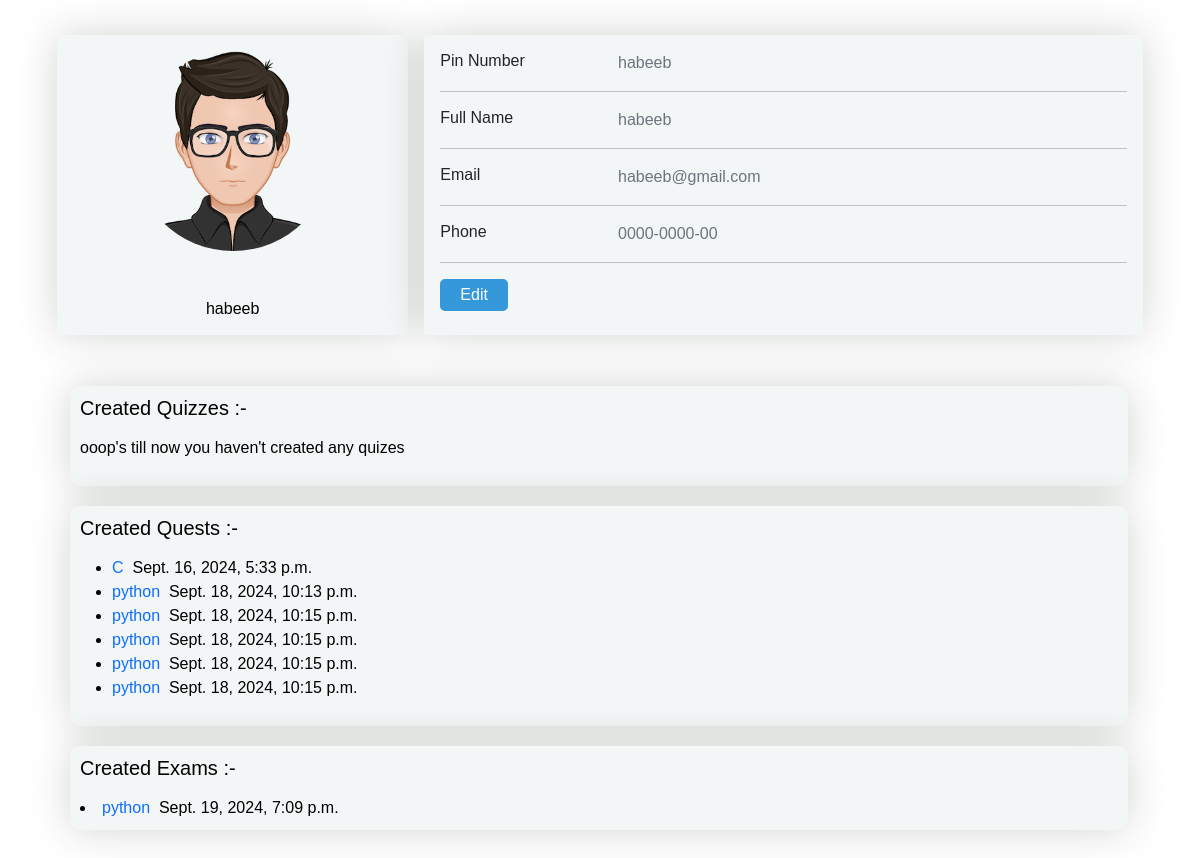
Page /Accounts/profile-view/ (signed in) on the earlier database version.
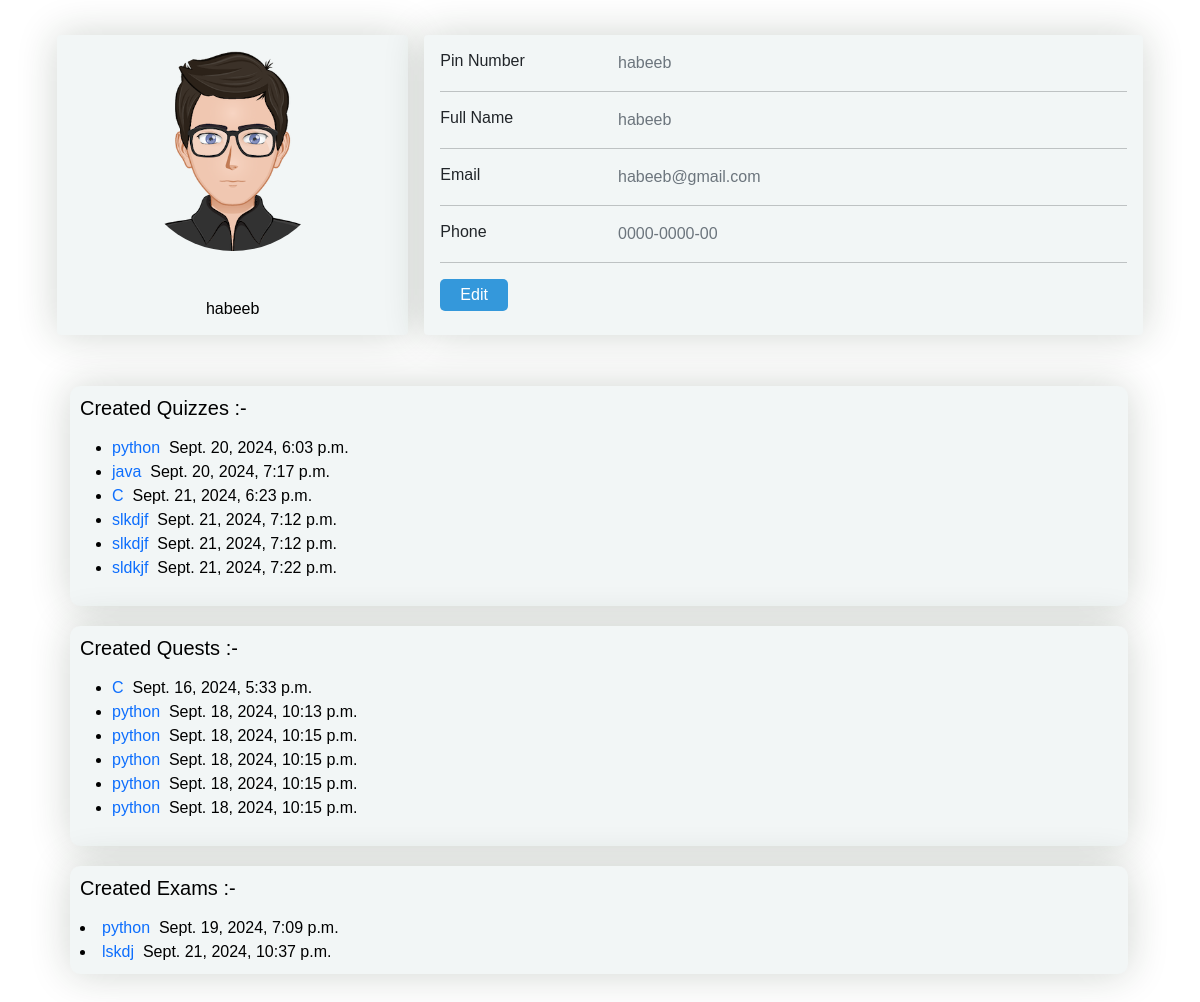
Same page on the later database version.
### Accounts/models.py (models this page shows, shortened)
class Profile(models.Model):
    pin=models.OneToOneField(User,on_delete=models.CASCADE)
    phone=models.CharField(max_length=100)
    fullname=models.CharField(max_length=100)
    image=models.ImageField(upload_to='images/',default='images/avatar7.png')
    isLecturer=models.BooleanField(default=False)

### Dailyquest/models.py (models this page shows, shortened)
class Quest(models.Model):
    host=models.ForeignKey(User,on_delete=models.CASCADE)
    subject=models.CharField(max_length=200)
    title=models.CharField(max_length=200)
    quest_id=models.IntegerField(null=True,default=0)
    created_date=models.DateTimeField(null=True,blank=True)
    start_time=models.DateTimeField(null=True,blank=True)
    end_time=models.DateTimeField(null=True,blank=True)
    shift=models.CharField(max_length=200,default="")
    semester=models.CharField(max_length=200,default="")

### Exam/models.py (models this page shows, shortened)
class Exam(models.Model):
    host=models.ForeignKey(User,on_delete=models.CASCADE)
    subject=models.CharField(max_length=200)
    title=models.CharField(max_length=200)
    exam_id=models.IntegerField(null=True,default=0)
    start_time=models.DateTimeField(null=True,blank=True)
    end_time=models.DateTimeField(null=True,blank=True)
    shift=models.CharField(max_length=200,default="")
    semester=models.CharField(max_length=200,default="")
    created_date=models.DateTimeField(null=True,blank=True)

### quiz/models.py (models this page shows, shortened)
class Quiz(models.Model):
    host=models.ForeignKey(User,on_delete=models.CASCADE)
    title=models.CharField(max_length=200)
    quiz_id=models.IntegerField(null=True,default=0)
    created_date=models.DateTimeField(null=True,blank=True)
    time_limit=models.TimeField(null=True,blank=True)

### Accounts/views.py (the view)
# urls.py: path('profile-view/',views.profile_view,name='profile-view'),
@login_required(login_url='/Accounts/login/')
def profile_view(request):
    user_profile = get_object_or_404(Profile, pin=request.user)
    quizzes=Quiz.objects.filter(host=request.user)
    quests=Quest.objects.filter(host=request.user)
    exams=Exam.objects.filter(host=request.user)
    attended_quizes=quiz.models.Responses.objects.filter(pin=request.user)
    attended_quests=Dailyquest.models.Responses.objects.filter(pin=request.user)
    attended_exams=Responses.objects.filter(pin=request.user)
    if not user_profile.image:
        user_profile.image="images/avatar7.png"
    details = { 'fullname': user_profile.fullname,'image':user_profile.image,'phone':user_profile.phone,'isLecturer':user_profile.isLecturer,'quizzes':quizzes,'quests':quests,'attended_quizes':attended_quizes,'attended_quests':attended_quests,'exams':exams,'attended_exams':attended_exams}
    return render(request, 'Accounts/profile.html', details)

### templates/Accounts/profile.html (shortened to what this page needs)
{% load custom_filters %}
<!DOCTYPE html>
<html lang="en">
<head>
  <link href="https://cdn.jsdelivr.net/npm/bootstrap@5.3.3/dist/css/bootstrap.min.css" rel="stylesheet"
>
</head>
<body>
  <div class="msgs">
  </div>
  <div class="container">
    <div class="main-body">
      <div class="row gutters-sm">
        <div class="col-md-4 mb-3">
          <div class="card">
            <div class="card-body">
              <div class="d-flex flex-column align-items-center text-center">
                <img src="/media/{{image}}" alt="Admin" class="rounded-circle" style="object-fit:fill;" width="200"
                  height="200">
                <div class="mt-5">
                  <h4 class="username">{{ user.username }}</h4>
                </div>
              </div>
            </div>
          </div>
        </div>
        <div class="col-md-8">
          <div class="card mb-3">
            <div class="card-body">
              <div class="row">
                <div class="col-sm-3">
                  <h6 class="mb-0">Pin Number</h6>
                </div>
                <div class="col-sm-9 text-secondary">
                  {{ user }}
                </div>
              </div>
              <hr>
              <div class="row">
                <div class="col-sm-3">
                  <h6 class="mb-0">Full Name</h6>
                </div>
                <div class="col-sm-9 text-secondary">
                  {{ fullname }}
                </div>
              </div>
              <hr>
              <div class="row">
                <div class="col-sm-3">
                  <h6 class="mb-0">Email</h6>
                </div>
                <div class="col-sm-9 text-secondary">
                  {{ user.email }}
                </div>
              </div>
              <hr>
              <div class="row">
                <div class="col-sm-3">
                  <h6 class="mb-0">Phone</h6>
                </div>
                <div class="col-sm-9 text-secondary">
                  {{ phone }}
                </div>
              </div>
              <hr>
              <div class="row">
                <div class="col-sm-12">
                  <a href="../profile-update"><button>Edit</button></a>
                </div>
              </div>
            </div>
          </div>
        </div>
      </div>
    </div>
  </div>
  <div class="student-area">
    {% if isLecturer %}
    <div class="quizes">
      <h5 class="mb-3">Created Quizzes :-</h5>
      {% if quizzes|length > 0 %}
      <ul>
        {% for quiz in quizzes %}
        <li>
          <a href="/quiz/{{quiz.quiz_id}}">{{quiz.title}}</a>&nbsp&nbsp<span
            class="created-date">{{quiz.created_date}}</span>
        </li>
        {% endfor %}
      </ul>
      {%else%}
      <p>ooop's till now you haven't created any quizes</p>
      {%endif%}
    </div>
    <div class="quests">
      <h5 class="mb-3">Created Quests :-</h5>
      {% if quests|length > 0%}
      <ul>
        {% for quest in quests %}
        <li>
          <a href="/Dailyquest/{{quest.quest_id}}">{{quest.title}}</a>&nbsp&nbsp<span
            class="created-date">{{quest.created_date}}</span>
        </li>
        {% endfor %}
      </ul>
      {%else%}
      <p>ooops's till now you haven't created any quests</p>
      {% endif%}
    </div>
    <div class="exams">
      <h5 class="mb-3">Created Exams :- </h5>
      {% if exams|length > 0%}
      {% for exam in exams%}
      <li>
        <a href="/Exam/{{exam.exam_id}}">{{exam.title}}</a>&nbsp&nbsp<span
          class="created-date">{{exam.created_date}}</span>
      </li>
      {%endfor%}
      {% else %}
      <p>ooops' till now you haven't created any exams</p>
      {% endif %}
    </div>
    {% endif%}
  </div>
</body>
</html>

### templates/Accounts/profile.html (style rules this page uses)
* { padding: 0; margin: 0; box-sizing: border-box; font-family: 'Gill Sans', 'Gill Sans MT', Calibri, 'Trebuchet MS', sans-serif; }
body { margin-top: 20px; color: #1a202c; text-align: left; background-color: white; }
.main-body { padding: 15px; }
.card { background-color:#f2f6f6; position: relative; display: flex; flex-direction: column; min-width: 0; word-wrap: break-word; background-clip: border-box; border: 0 solid rgba(0, 0, 0, .125); border-radius: .25rem; box-shadow: 0px 0px 40px rgb(26, 44, 26,0.2); }
button { padding: 4px 20px; border: none; border-radius: 5px; background-color: #3498db; color: white; cursor: pointer; }
.card-body { flex: 1 1 auto; min-height: 1px; padding: 1rem; height: 300px; }
.gutters-sm { margin-right: -8px; margin-left: -8px; }
.gutters-sm>.col, .gutters-sm>[class*=col-] { padding-right: 8px; padding-left: 8px; }
.mb-3, .my-3 { margin-bottom: 1rem !important; }
a { text-decoration: none; }
.student-area { align-items: center; padding: 30px; margin-left: 50px; margin-right: 52px; border-radius: 10px; padding: 20px; margin-bottom: 30px; }
.username { color: black; font-size: 16px; }
.msgs { position: absolute; top: 20px; left: 50%; align-items: center; transform: translateX(-50%); max-width: 1000px; padding: 5px; border-radius: 9px; z-index:999; }
.attended-quizes, .attended-quests, .attended-exams, .quizes, .quests, .exams { background-color:#f2f6f6; padding: 10px; border-radius: 10px; color: black; margin-bottom: 20px; box-shadow: 0px 0px 40px rgb(26, 44, 26,0.2); }

Differences in the rows shown:
added Quiz: title "python", created_date "Sept. 20, 2024, 6:03 p.m."
added Quiz: title "java", created_date "Sept. 20, 2024, 7:17 p.m."
added Quiz: title "C", created_date "Sept. 21, 2024, 6:23 p.m."
added Quiz: title "slkdjf", created_date "Sept. 21, 2024, 7:12 p.m."
added Quiz: title "slkdjf", created_date "Sept. 21, 2024, 7:12 p.m."
added Quiz: title "sldkjf", created_date "Sept. 21, 2024, 7:22 p.m."
added Exam: title "lskdj", created_date "Sept. 21, 2024, 10:37 p.m."
Other differences:
text no longer shown: "ooop's till now you haven't created any quizes"
